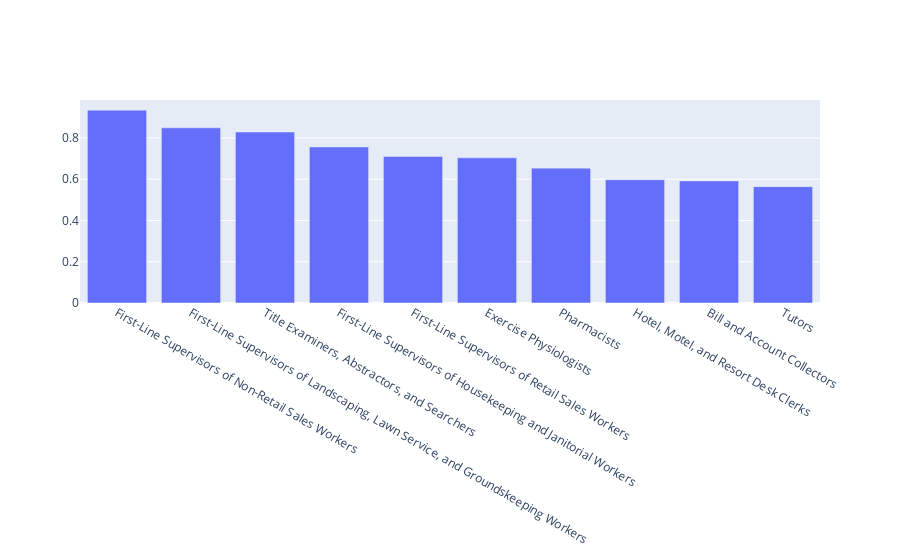

Notebook code for this chart:
### Code cell
distribution(occ_skills)

### Figure 1 — Plotly figure (JSON) as saved in the notebook; plotly's stock layout.template omitted (floating-point values rounded to 4 significant figures)
{"data": [{"textposition": "auto", "type": "bar", "x": ["First-Line Supervisors of Non-Retail Sales Workers", "First-Line Supervisors of Landscaping, Lawn Service, and Groundskeeping Workers", "Title Examiners, Abstractors, and Searchers", "First-Line Supervisors of Housekeeping and Janitorial Workers", "First-Line Supervisors of Retail Sales Workers", "Exercise Physiologists", "Pharmacists", "Hotel, Motel, and Resort Desk Clerks", "Bill and Account Collectors", "Tutors", "Special Education Teachers, Middle School", "Receptionists and Information Clerks", "Special Education Teachers, Secondary School", "Special Education Teachers, Preschool", "Tax Examiners and Collectors, and Revenue Agents", "Industrial-Organizational Psychologists", "Mathematicians", "Statisticians", "Sales Representatives, Wholesale and Manufacturing, Except Technical and Scientific Products", "Insurance Underwriters", "Interviewers, Except Eligibility and Loan", "Compensation, Benefits, and Job Analysis Specialists", "Obstetricians and Gynecologists", "Operations Research Analysts", "Customer Service Representatives", "Environmental Science and Protection Technicians, Including Health", "Dietitians and Nutritionists", "Hosts and Hostesses, Restaurant, Lounge, and Coffee Shop", "Middle School Teachers, Except Special and Career/Technical Education", "Signal and Track Switch Repairers"], "y": [0.9346, 0.8488, 0.8285, 0.7562, 0.7103, 0.7034, 0.6536, 0.5975, 0.5914, 0.564]}], "layout": {"barmode": "stack", "xaxis": {"categoryorder": "total descending"}}}
